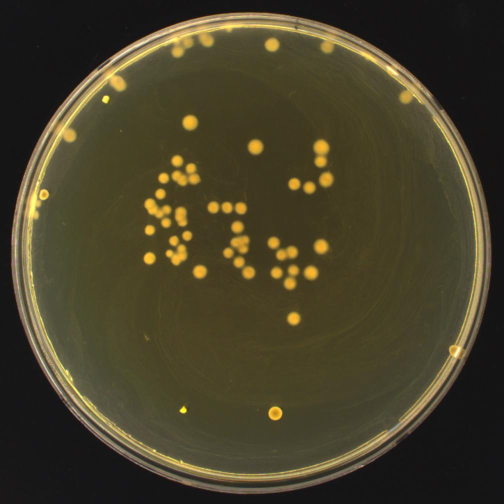
#> input picture 0. 이미지 목록 및 대표 이미지/raw/test_1-1-C-a-1-1-2-_png.rf.1af23b6c2d9f2d1148bd983aaf3830ed.jpg, 1008 x 1008 px (shown at 1/2 size)
$ python -i image_quality_shadow.py   (imports and definitions only)   (older library calls are emulated)
#> lines starting #> are read from the running program, lines starting #| are printed output that depends on the picture
"""Observation-only image quality checks for colony images."""

from __future__ import annotations

from typing import Any

import cv2
import numpy as np
from PIL import Image


# These values are provisional warning thresholds.
# They do not affect SAM3 inference or detection results.
MIN_RECOMMENDED_WIDTH = 512
MIN_RECOMMENDED_HEIGHT = 512

DARK_BRIGHTNESS_THRESHOLD = 45.0
BRIGHT_BRIGHTNESS_THRESHOLD = 220.0
LOW_CONTRAST_THRESHOLD = 20.0
BLUR_SHARPNESS_THRESHOLD = 35.0

QUALITY_SAMPLE_LONG_SIDE = 1024


def _resize_for_quality_check(
    image: Image.Image,
) -> Image.Image:
    """
    Create a bounded copy for quality measurement.

    The original image is not modified.
    """

    sample = image.convert("RGB").copy()
    width, height = sample.size
    long_side = max(width, height)

    if long_side <= QUALITY_SAMPLE_LONG_SIDE:
        return sample

    scale = (
        QUALITY_SAMPLE_LONG_SIDE
        / float(long_side)
    )

    resized_width = max(
        1,
        int(round(width * scale)),
    )

    resized_height = max(
        1,
        int(round(height * scale)),
    )

    return sample.resize(
        (resized_width, resized_height),
        Image.Resampling.LANCZOS,
    )


def _warning(
    code: str,
    message: str,
    severity: str = "warning",
) -> dict[str, str]:
    return {
        "code": code,
        "severity": severity,
        "message": message,
    }


def analyze_image_quality_shadow(
    image: Image.Image,
) -> dict[str, Any]:
    """
    Measure basic image quality without changing inference.

    This is a Shadow-only diagnostic. It does not reject images,
    change thresholds, alter pixels passed to SAM3, or modify
    detection counts.
    """

    if not isinstance(image, Image.Image):
        raise TypeError(
            "PIL Image 형식이 필요합니다."
        )

    original_width, original_height = (
        image.size
    )

    sample = _resize_for_quality_check(
        image
    )

    grayscale = np.asarray(
        sample.convert("L"),
        dtype=np.uint8,
    )

    if grayscale.size == 0:
        raise ValueError(
            "이미지 픽셀을 확인할 수 없습니다."
        )

    brightness_mean = float(
        np.mean(grayscale)
    )

    contrast_std = float(
        np.std(grayscale)
    )

    sharpness_variance = float(
        cv2.Laplacian(
            grayscale,
            cv2.CV_64F,
        ).var()
    )

    warnings: list[dict[str, str]] = []

    if (
        original_width
        < MIN_RECOMMENDED_WIDTH
        or original_height
        < MIN_RECOMMENDED_HEIGHT
    ):
        warnings.append(
            _warning(
                code="LOW_RESOLUTION",
                message=(
                    "권장 해상도보다 작은 이미지입니다. "
                    "가로와 세로 모두 512픽셀 이상을 "
                    "권장합니다."
                ),
            )
        )

    if (
        brightness_mean
        < DARK_BRIGHTNESS_THRESHOLD
    ):
        warnings.append(
            _warning(
                code="TOO_DARK",
                message=(
                    "이미지가 지나치게 어두울 수 있습니다. "
                    "조명과 노출을 확인하세요."
                ),
            )
        )

    if (
        brightness_mean
        > BRIGHT_BRIGHTNESS_THRESHOLD
    ):
        warnings.append(
            _warning(
                code="TOO_BRIGHT",
                message=(
                    "이미지가 지나치게 밝거나 "
                    "과노출되었을 수 있습니다."
                ),
            )
        )

    if (
        contrast_std
        < LOW_CONTRAST_THRESHOLD
    ):
        warnings.append(
            _warning(
                code="LOW_CONTRAST",
                message=(
                    "이미지 대비가 낮아 콜로니와 "
                    "배경의 구분이 어려울 수 있습니다."
                ),
            )
        )

    if (
        sharpness_variance
        < BLUR_SHARPNESS_THRESHOLD
    ):
        warnings.append(
            _warning(
                code="POSSIBLE_BLUR",
                message=(
                    "이미지가 흐리거나 초점이 맞지 "
                    "않았을 가능성이 있습니다."
                ),
            )
        )

    return {
        "schema_version": 1,
        "mode": "shadow",
        "status": (
            "warning"
            if warnings
            else "passed"
        ),
        "applied_to_result": False,
        "blocks_inference": False,
        "sample_width": sample.size[0],
        "sample_height": sample.size[1],
        "metrics": {
            "original_width": original_width,
            "original_height": original_height,
            "brightness_mean": round(
                brightness_mean,
                2,
            ),
            "contrast_std": round(
                contrast_std,
                2,
            ),
            "sharpness_variance": round(
                sharpness_variance,
                2,
            ),
        },
        "thresholds": {
            "minimum_recommended_width":
                MIN_RECOMMENDED_WIDTH,
            "minimum_recommended_height":
                MIN_RECOMMENDED_HEIGHT,
            "dark_brightness":
                DARK_BRIGHTNESS_THRESHOLD,
            "bright_brightness":
                BRIGHT_BRIGHTNESS_THRESHOLD,
            "low_contrast":
                LOW_CONTRAST_THRESHOLD,
            "possible_blur":
                BLUR_SHARPNESS_THRESHOLD,
        },
        "warning_count": len(warnings),
        "warnings": warnings,
        "notes": [
            (
                "이 검사는 참고용 Shadow 분석이며 "
                "SAM3 입력 이미지나 검출 결과를 "
                "변경하지 않습니다."
            ),
            (
                "품질 경고가 없더라도 학습 범위 밖 "
                "이미지의 검출 정확도를 보장하지 않습니다."
            ),
        ],
    }

>>> from PIL import Image
>>> picture = Image.open('../../0. 이미지 목록 및 대표 이미지/raw/test_1-1-C-a-1-1-2-_png.rf.1af23b6c2d9f2d1148bd983aaf3830ed.jpg')
#> picture is the input picture: PIL image 1008x1008 RGB; mean R, G, B 70.3, 63.7, 41.1
>>> result = analyze_image_quality_shadow(picture)
#> in analyze_image_quality_shadow, `grayscale = np.asarray( sample.convert("L"), dtype=np.uint8, )`:
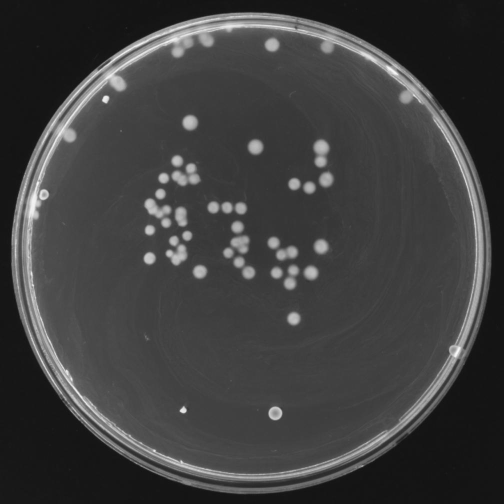
#> grayscale: shape (1008, 1008) (shown at 1/2 size); min 12, max 249, mean 63.1
#> in analyze_image_quality_shadow, `brightness_mean = float( np.mean(grayscale) )`: brightness_mean = 63.12
#> in analyze_image_quality_shadow, `contrast_std = float( np.std(grayscale) )`: contrast_std = 38.6
#> in analyze_image_quality_shadow, `sharpness_variance = float( cv2.Laplacian( grayscale, cv2.CV_64F, ).va..`: sharpness_variance = 51.14
#> result = 12 items
